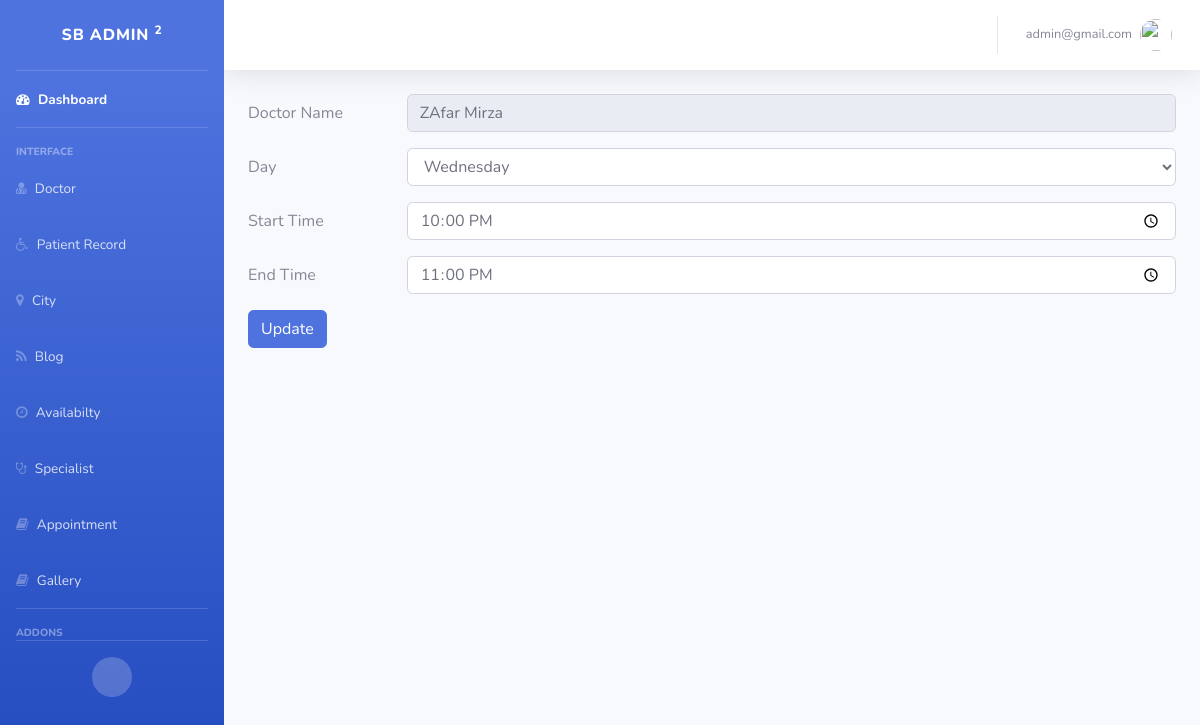
The page /availablity/edit.php?id=5 (signed in) on the database its author committed.
### tables this page shows
CREATE TABLE `doctor` (
  `d_id` int(11) NOT NULL,
  `d_name` varchar(50) NOT NULL,
  `d_email` varchar(50) NOT NULL,
  `d_password` varchar(50) NOT NULL,
  `image` mediumblob,
  `city` int(11) NOT NULL,
  `education` varchar(50) NOT NULL,
  `specialization` int(50) NOT NULL,
  `fees` int(100) NOT NULL
);

CREATE TABLE `availabe` (
  `id` int(11) NOT NULL,
  `D_id` int(50) NOT NULL,
  `days` int(100) NOT NULL,
  `stime` time NOT NULL,
  `etime` time NOT NULL
);

### availablity/edit.php (the view, shortened to what this page needs)
<?php
include "../connection.php";
$id=$_GET['id'];
$query="select * from availabe where id=".$id;
$result = mysqli_query($conn,$query);
$row =mysqli_fetch_row($result);
$query2="Select * from dayss";
$result2=mysqli_query($conn,$query2);
include "../adminpanel.php";
?>
<form method="post" enctype="multipart/form-data">
    <div class="form-group row">
      <label for="Named" class="col-sm-2 col-form-label">Doctor Name</label>
      <div class="col-sm-10">
        <input type="text" class="form-control" id="" placeholder="Name" name="Named" value="<?php
        $queryd="select * from doctor where d_id =".$row[1];
       $resultd=mysqli_query($conn,$queryd);
       $rowd=mysqli_fetch_row($resultd);
      echo $rowd[1];?>" readonly>
      </div>
    </div>
    <div class="form-group row">
      <label for="inputState" class="col-sm-2 col-form-label">Day</label>
      <div class="col-sm-10">
      <select  name="da" class="form-control">
      <?php
        while($rowc=mysqli_fetch_array($result2))
        {
            if($row[2]==$rowc['Id'])
            {
        ?>
            <option value=<?php echo $rowc['Id'];?> selected>
            <?php echo $rowc['day_name']; ?>
            </option>
            <?php
            }
            else {
            ?>
             <option value=<?php echo $rowc['Id'];?>>
            <?php echo $rowc['day_name']; ?>
            </option>
        <?php
            }
        }
        ?>
      </select>
      </div>
    </div>
    <div class="form-group row">
    <label for="Named" class="col-sm-2 col-form-label">Start Time</label>
    <div class="col-sm-10">
      <input type="Time" class="form-control" id="" placeholder="Time" name="st" value="<?php echo $row[3];?>">
    </div>
  </div>
  <div class="form-group row">
    <label for="Named" class="col-sm-2 col-form-label">End Time</label>
    <div class="col-sm-10">
      <input type="Time" class="form-control" id="" placeholder="Time" name="et" value="<?php echo $row[4];?>">
    </div>
  </div>
  <div class="form-group row">
    <div class="col-sm-10">
      <button type="submit" class="btn btn-primary" name="btnSubmit" >Update</button>
    </div>
  </div>
</form>

### rows shown on the page
doctor: Named "ZAfar Mirza"
availabe: st "22:00:00", et "23:00:00"

### other values the page prints
$_SESSION['admin'] "admin@gmail.com"
form field da "Wednesday"
